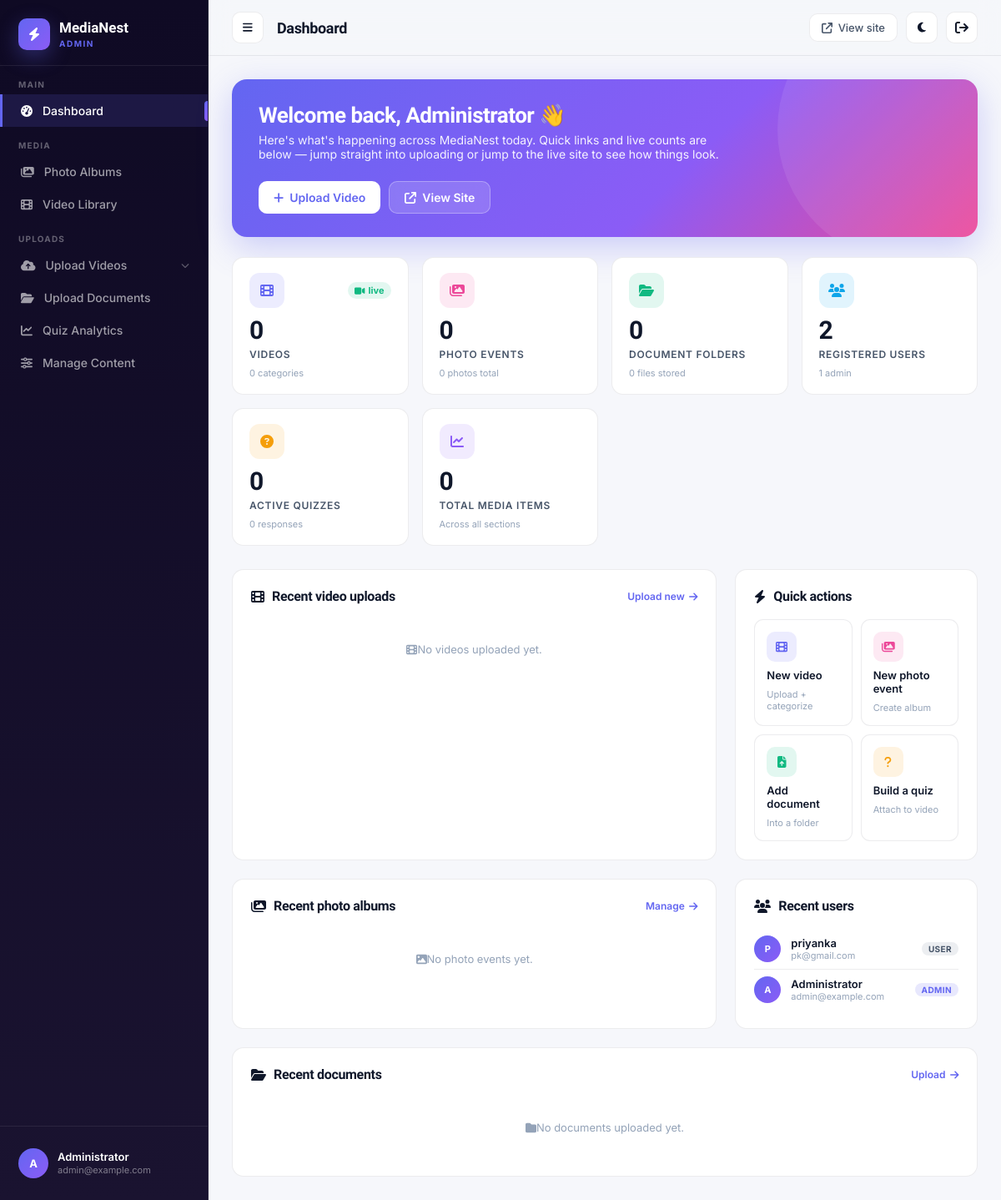
The app's page /admin/home.php (signed in) with its own data.
### tables this page shows
CREATE TABLE `users` (
  `id` int(11) NOT NULL,
  `email` varchar(190) NOT NULL,
  `password_hash` varchar(255) NOT NULL,
  `full_name` varchar(120) NOT NULL,
  `group_name` varchar(80) DEFAULT NULL,
  `role` enum('user','admin') NOT NULL DEFAULT 'user',
  `created_at` datetime DEFAULT current_timestamp(),
  `last_login` datetime DEFAULT NULL
);

### admin/home.php (the view, shortened to what the rows shown need)
<?php
$body_class = 'page-dashboard';
$page_title = 'Dashboard';
require __DIR__ . '/header.php';
global $conn;
$recent_users = @mysqli_query($conn, "
    SELECT id, email, full_name, role, last_login
    FROM users ORDER BY id DESC LIMIT 6
");
?>
<div class="welcome-card">
  <div class="text">
    <h2>Welcome back, <?php echo htmlspecialchars(explode(' ', $ad_name)[0]); ?> 👋</h2>
    <p>Here's what's happening across MediaNest today. Quick links and live counts are below — jump straight into uploading or jump to the live site to see how things look.</p>
  </div>
</div>
<div class="row-2">
  <div class="panel">
    <?php if ($recent_users && mysqli_num_rows($recent_users)): ?>
      <?php while ($u = mysqli_fetch_assoc($recent_users)):
        $disp = $u['full_name'] ?: explode('@', $u['email'])[0];
      ?>
        <div class="user-row">
          <div class="uav"><?php echo htmlspecialchars(_admin_initials($disp)); ?></div>
          <div class="uinfo">
            <div class="uname"><?php echo htmlspecialchars($disp); ?></div>
            <div class="umail"><?php echo htmlspecialchars($u['email']); ?></div>
          </div>
          <span class="role-pill <?php echo $u['role'] === 'admin' ? 'admin' : 'user'; ?>">
            <?php echo htmlspecialchars($u['role']); ?>
          </span>
        </div>
      <?php endwhile; ?>
    <?php else: ?>
      <div class="empty-mini"><i class="fas fa-user"></i>No users yet.</div>
    <?php endif; ?>
  </div>
</div>
    </main>
  </div>
</div>
</body>
</html>

### admin/header.php (shortened to what the rows shown need)
<?php
require_once __DIR__ . '/admin_auth.php';
requireAdmin();
$admin = currentAdmin();
function _admin_initials($name) {
    $parts = preg_split('/\s+/', trim($name ?? 'Admin'));
    $s = '';
    foreach ($parts as $p) { if ($p !== '') $s .= mb_substr($p, 0, 1); }
    return strtoupper(mb_substr($s ?: 'A', 0, 2));
}
$ad_name  = $admin['full_name'] ?? 'Administrator';
$ad_email = $admin['email']     ?? '';
?>
<!DOCTYPE html>
<html lang="en">
<head>
</head>
<body class="<?php echo isset($body_class) ? htmlspecialchars($body_class) : ''; ?>">
<div class="admin-shell" id="adminShell">
  <aside class="sidebar">
    <div class="sidebar-foot">
      <div class="me">
        <div class="av"><?php echo htmlspecialchars(_admin_initials($ad_name)); ?></div>
        <div class="me-info">
          <div class="me-name"><?php echo htmlspecialchars($ad_name); ?></div>
          <div class="me-mail"><?php echo htmlspecialchars($ad_email); ?></div>
        </div>
      </div>
    </div>
  </aside>
  <div class="main">
    <header class="topbar">
      <div class="topbar-left">
        <h1 class="page-title"><?php echo htmlspecialchars($page_title ?? 'Admin Panel'); ?></h1>
      </div>
    </header>
    <main class="page-wrap">

### records on screen
users: _admin_initials($ad_name) "A", full_name "Administrator", email "admin@example.com", full_name "A", role "ADMIN"
users: full_name "P", full_name "priyanka", email "pk@gmail.com", role "USER"

### other values on screen
$page_title "Dashboard"
$count_videos "0"
$count_categories "0"
$count_albums "0"
$count_photos "0"
$count_folders "0"
$count_files "0"
$count_users "2"
$count_admins "1"
$count_quizzes "0"
$count_responses "0"
$count_videos + $count_photos + $count_files "0"
